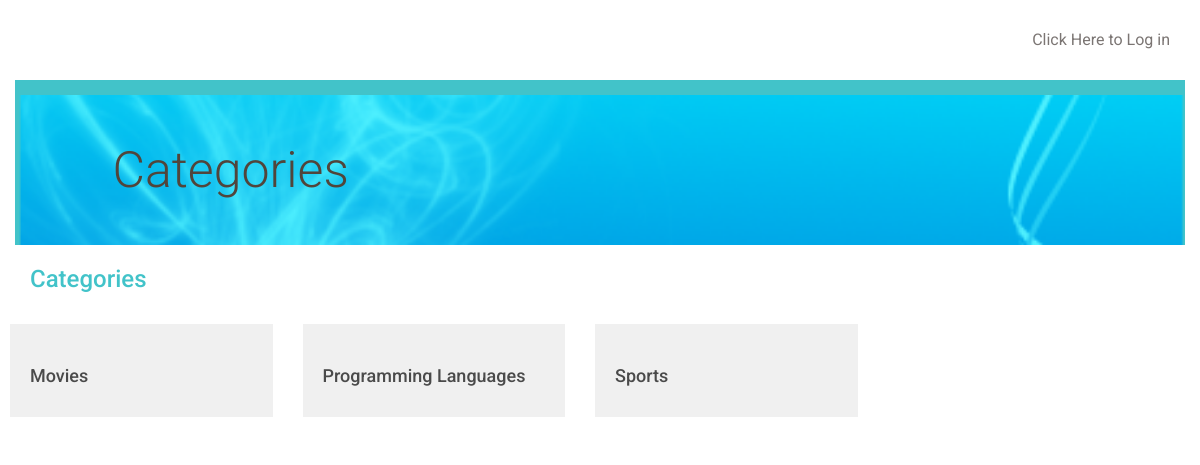
Page /category/ on the earlier database version.
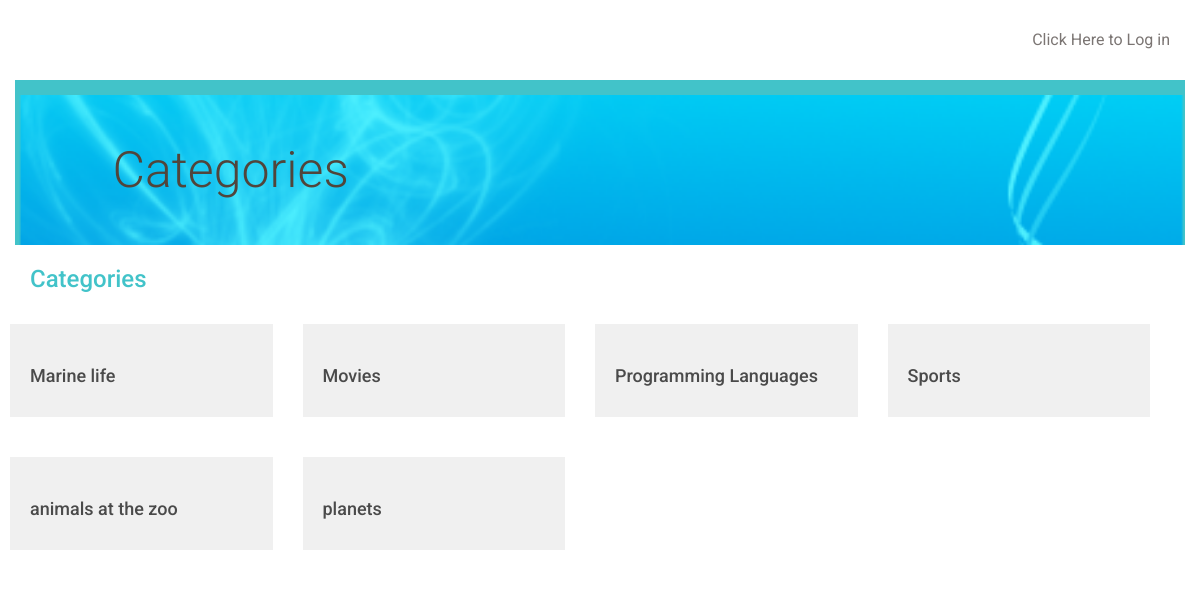
Same page on the later database version.
### model.py (models this page shows, shortened)
class Category(Base):
    __tablename__ = 'category'
    id = Column(Integer, primary_key=True)
    name = Column(String(250), nullable=False)
    user_id = Column(Integer, ForeignKey('user.id'))
    user = relationship(User)

### application.py (the view)
@app.route('/')
@app.route('/category/')
def showCategories():
    categories = session.query(Category).order_by(Category.name)
    if 'username' not in login_session:
        return render_template('publiccategories.html', categories=categories)
    else:
        return render_template('categories.html', categories=categories)

### templates/publiccategories.html (shortened to what this page needs)
{% extends "main.html" %}
{% block content %}
<div class="row top-menu">
	<div class="col-md-10"></div>
	<div class="col-md-2 text-right">
		<a href="{{url_for('showLogin')}}">Click Here to Log in </a>
	</div>
</div>
<div class="row divider blue">
	<div class="col-md-12"></div>
</div>
<div class="row banner main">
	<div class="col-md-1"></div>
	<div class="col-md-11 padding-none">
		<h1>Categories</h1>
	</div>
</div>
{% if categories !=[] %}
<div class="row">
	<div class="col-md-11">
		<h2>Categories</h2>
	</div>
	<div class="col-md-1"></div>
</div>
<div class="row">
	{% for category in categories %}
	<div class="col-md-3">
		<div class="catalog-item">
			<a href = "{{url_for('showCatalog', category_id = category.id)}}">
				<h3>{{category.name}}</h3></a>
			</div>
		</div>
		{% endfor %}
	</div>
	{% endif %}
	{% endblock %}

### templates/main.html (shortened to what this page needs)
<!DOCTYPE html>
<html>
<head>
	<link rel="stylesheet" href="//netdna.bootstrapcdn.com/bootstrap/3.1.1/css/bootstrap.min.css">
	<link rel=stylesheet type=text/css href="{{ url_for('static', filename='styles.css') }}">
</head>
<body>
	<div class="container">
		{% block content %}
		{% endblock %}
	</div>
</body>
</html>

### static/styles.css (style rules this page uses)
* { font-family: "Helvetica Neue Bold", Roboto, Helvetica, Arial, sans-serif; font-weight: 700; }
h1 { font-family: "Helvetica Neue Light", Roboto, Helvetica, Arial, sans-serif; font-size: 50px; color: #51453B; line-height: 60px; font-weight: 300; }
h2 { font-size: 24px; color: #42C3C9; line-height: 29px; }
h3 { font-size: 18px; color: #4A4A4A; line-height: 23px; }
a { font-size: 14px; color: #0093B9; line-height: 17px; }
.padding-none { padding: 0; }
.top-menu { padding-top: 30px; padding-bottom: 30px; }
.top-menu a { margin-bottom: 0; line-height: 16px; font-size: 16px; color: #7B7573; font-weight: 400; }
.divider { height: 15px; }
.divider.blue { background-color: #42C3C9; }
.banner.main { height: 150px; background: url("/static/top-banner.jpg"); background-position: right; background-repeat: no-repeat; background-size: cover; background-color: #42C3C9; }
.banner h1 { margin: 45px 0; }
.catalog-item { background: #F0F0F0; padding: 20px; margin: 20px; margin-left: -20px; }

Differences in the rows shown:
added Category: name "Marine life"
added Category: name "animals at the zoo"
added Category: name "planets"
